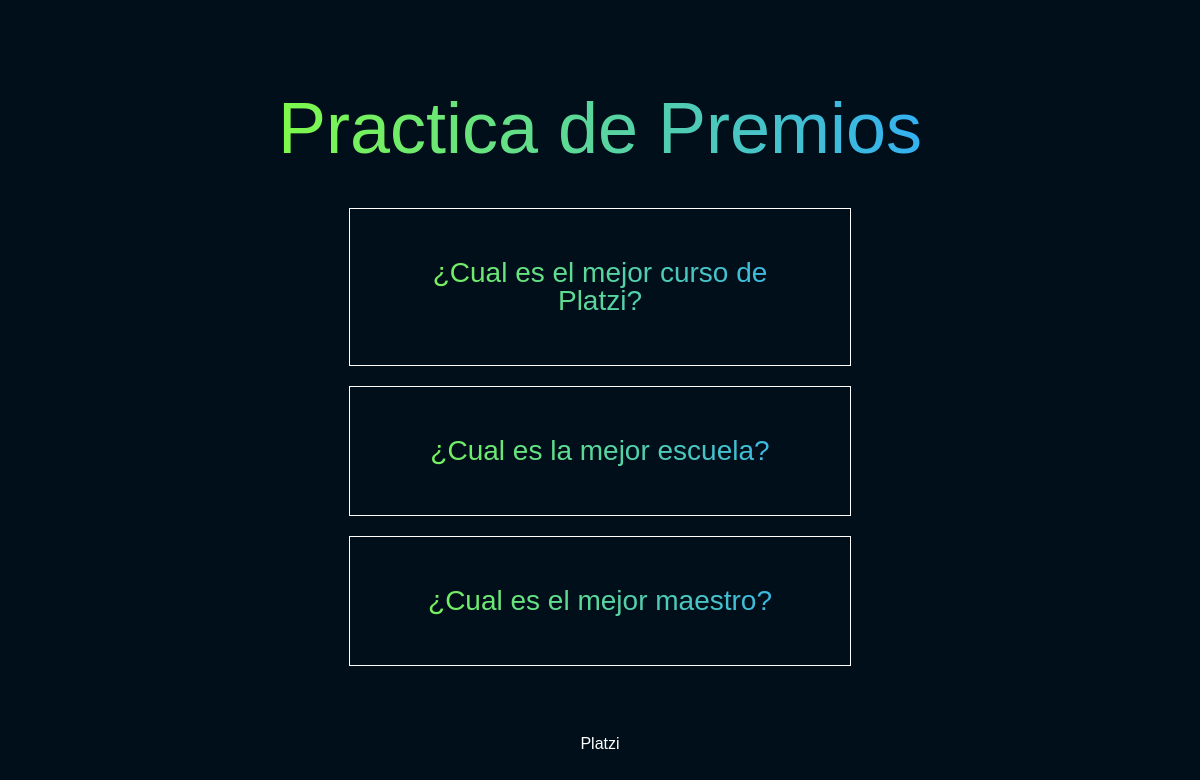
Screenshot of /polls/ with the database file from the repository.
### polls/models.py (models this page shows, shortened)
class Question(models.Model):
    question_text = models.CharField(max_length=200)
    pub_date = models.DateTimeField(auto_now_add=True)

### polls/views.py (the view)
# urls.py: path('',views.index, name="index"),
def index (request):
    lastest_question_list = Question.objects.all()
    return render(request, "polls/index.html", {"lastest_question_list":lastest_question_list})

### polls/templates/polls/index.html (shortened to what this page needs)
{% load static %}
<!DOCTYPE html>
<html lang="en">
  <head>
    <link rel="stylesheet" href=" {% static 'polls/reset.css' %}">
    <link rel="stylesheet" href=" {% static 'polls/style.css' %}">
  </head>
  <body>
        <header>
            <h1>Practica de Premios</h1>
        </header>
        <main>
                        {% if lastest_question_list %}
                        <ul>
                            {% for question in lastest_question_list %}
                            <li>
                            <a href=" {% url 'polls:detail' question.id %}"
                                >{{ question.question_text }}
                            </a>
                            </li>
                            {% endfor %}
                        </ul>
                        {% else %}
                        <p>No hay pregunta disponible</p>
                        {% endif %}
        </main>
        <footer>
            <a href="https://platzi.com">Platzi</a>
        </footer>
  </body>
</html>

### polls/static/polls/style.css (style rules this page uses)
body { display: flex; align-items: center; justify-content: center; flex-direction: column; height: 100vh; background: hsl(204 100% 5%); font-family: Arial, Helvetica, sans-serif; }
header { display: flex; align-items: center; justify-content: center; padding: 50px; padding-top: 100px; height: 60px; font-size: 72px; color: #71632b; }
ul { display: flex; align-items: center; justify-content: center; flex-direction: column; }
header, ul { background: linear-gradient( to right, hsl(98 100% 62%), hsl(204 100% 59%) ); -webkit-background-clip: text; -webkit-text-fill-color: transparent; text-align: center; }
li { display: flex; align-items: center; justify-content: center; width: 400px; border: 1px solid white; padding: 50px; margin-bottom: 20px; font-size: 28px; }
a { color: white; text-decoration: none; }
footer { display: flex; align-items: center; justify-content: space-evenly; width: 100vw; padding: 50px 0; }

### rows the page displays
Question: question_text "¿Cual es el mejor curso de Platzi?"
Question: question_text "¿Cual es la mejor escuela?"
Question: question_text "¿Cual es el mejor maestro?"
